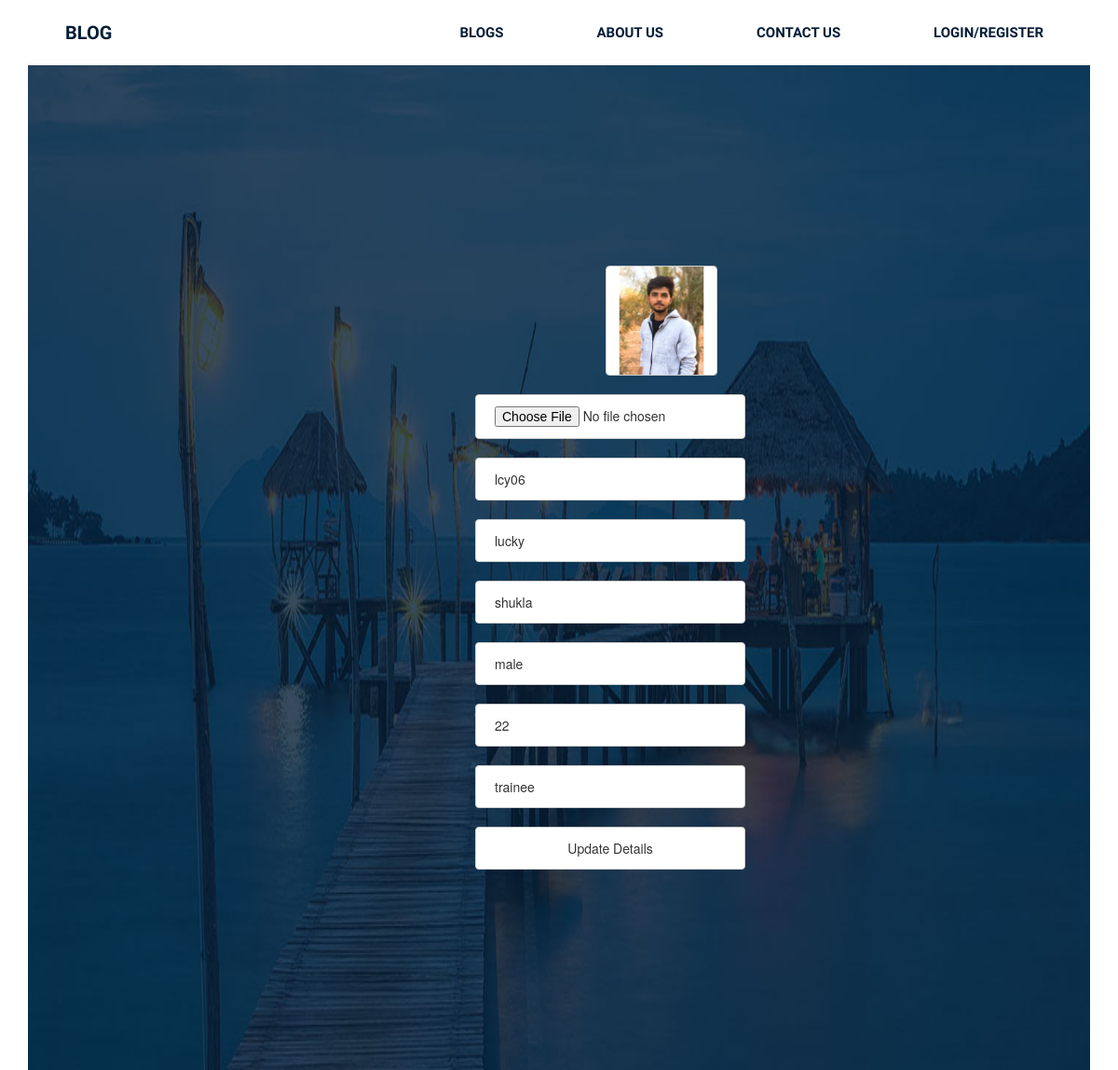
Page /showProfile/2 on the earlier database version.
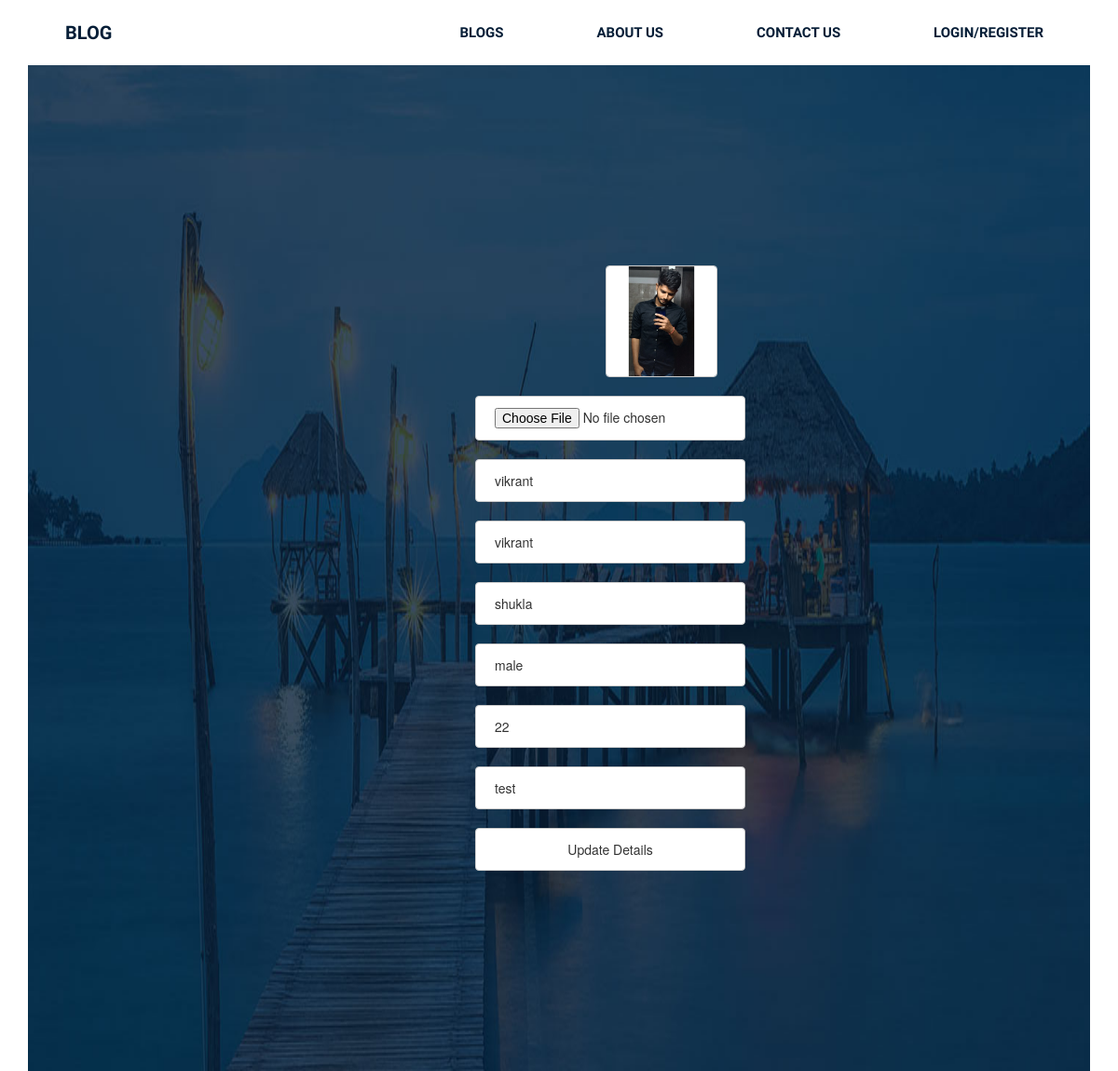
Same page on the later database version.
### blogapp/models.py (models this page shows, shortened)
class Info(models.Model):
    username = models.ForeignKey(User, on_delete=models.CASCADE, max_length=10)
    firstname = models.CharField(max_length=15)
    lastname = models.CharField(max_length=15)
    gender = models.CharField(max_length=10)
    age = models.IntegerField()
    bio = models.CharField(max_length=500)
    imag = models.ImageField(default="default.png", upload_to='static/profile_image')

### blogapp/views.py (the view)
def show_profile(request, username_id):
    blog = Info.objects.get(username_id=username_id)
    context = {
        "data": blog
    }
    return render(request, 'profile_page.html', context)

### templates/profile_page.html (shortened to what this page needs)
{% extends 'basePage.html' %}
{% load static %}
{% block content %}
    <section class="bg-text-area">
        <div class="container">
            <div class="row">
                <div class="col-md-12">
                    <div class="bg-text">
                       {% if data %}
                <form method="POST" action="{% url 'update_view' %}" enctype="multipart/form-data">
                    <div>
                        <img src="/{{ data.imag }}" style="max-height: 150px; max-width: 120px;"><br>
                        <input type="file" name="pic">
                        <input type="text" name="username" value="{{ data.username }}" readonly>
                        <input type="text" name="firstname" value="{{ data.firstname }}">
                        <input type="text" name="lastname" value="{{ data.lastname }}">
                        <input type="text" name="gender" value="{{ data.gender }}">
                        <input type="number" name="age" value="{{ data.age }}"><br>
                        <input type="text" name="bio" value="{{ data.bio }}">
                        <button type="submit">Update Details</button>
                    </div>
                </form>
                    {% endif %}
                    </div>
                </div>
            </div>
        </div>
    </section>
</div>
{% endblock %}

### templates/basePage.html (shortened to what this page needs)
<!DOCTYPE html>
<html lang="en">
{% load static %}
<head>
    <link rel="stylesheet" href="{% static "blogcss/css/bootstrap.css" %}">
    <link rel="stylesheet" href="{% static "blogcss/css/font-awesome.min.css" %}">
    <link rel="stylesheet" href="{% static "blogcss/css/owl.carousel.min.css" %}">
    <link rel="stylesheet" href="{% static "blogcss/css/owl.theme.default.min.css" %}">
    <link rel="stylesheet" href="{% static "blogcss/style.css" %}">
    <link rel="stylesheet" href="{% static "blogcss/responsive.css" %}">
</head>
<body>
{% include 'common.html' %}
<div class="wrapper">
    <header class="header">
        <div class="container">
            <div class="row">
                <div class="col-md-2">
                    <div class="logo">
                        <h2><a href="{% url 'home_page' %}">Blog</a>
                        </h2>
                    </div>
                </div>
                <div class="col-md-10">
                    <div class="menu">
                        <ul>
                            {% if user.is_authenticated %}
                                <li><a href="{% url 'blogs' %}">blogs</a></li>
                                <li><a href="{% url 'profile_page' %}">profile</a></li>
                                <li><a href="{% url 'blog_view' %}">blog</a></li>
                                {% if request.user.is_superuser %}
                                    <li><a href="{% url 'admin_page' %}">admin</a></li>
                                {% endif %}
                                <li><a href="{% url 'myblog_view' %}">My BLogs</a></li>
                                {% block content2 %}
                                {% endblock content2 %}
                            {% else %}
                                <li><a href="{% url 'blogs' %}">blogs</a></li>
                                <li><a href="{% url 'about_us' %}">about us</a></li>
                                <li><a href="{% url 'contact_us' %}">contact us</a></li>
                            {% endif %}
                            <li>{% if user.is_authenticated %}
                                <a href="{% url 'logout_view' %}"
                                   style="">Logout</a>
                            {% else %}
                                <a href="{% url 'login_view' %}"
                                   style="">Login/Register</a>
                            {% endif %} </li>
                        </ul>
                    </div>
                </div>
            </div>
        </div>
    </header>
    {% block content %}
    {% endblock %}
</body>
</html>

### templates/common.html (shortened to what this page needs)
<!DOCTYPE html>
<html lang="en">
<head>
</head>
<body>
</body>
</html>

### static/blogcss/style.css (style rules this page uses)
.wrapper header.header .logo h2 { margin: 0 0 0 40px; padding: 0; }
.wrapper header.header .logo h2 a { color: #061e37; font-family: "Raleway", sans-serif; font-size: 20px; font-weight: 700; text-decoration: none; line-height: 70px; padding: 22px 0; text-transform: uppercase; }
.wrapper header.header .menu { margin: 0 }
.wrapper header.header .menu ul { float: right; margin: 0; padding: 0; margin-right: 4px; }
.wrapper header.header .menu ul li { display: inline-block; list-style: outside none none; margin: 0 -4px 0 0; }
.wrapper header.header .menu ul li a { color: rgb(6, 30, 55); font-family: "Raleway", sans-serif; font-size: 15px; font-weight: 600; line-height: 70px; padding: 26px 50px; text-decoration: none; text-transform: uppercase; }
.wrapper section.bg-text-area .bg-text { background-image: url(img/bg-iamges.jpg); background-size: 100% 100%; padding: 205px 280px; }

Differences in the rows shown:
no longer on this page (row edited): Info: imag (picture), username "lcy06", firstname "lucky", lastname "shukla", gender "male", age "22", bio "trainee"
now on this page (row edited): Info: imag (picture), username "vikrant", firstname "vikrant", lastname "shukla", gender "male", age "22", bio "test"
